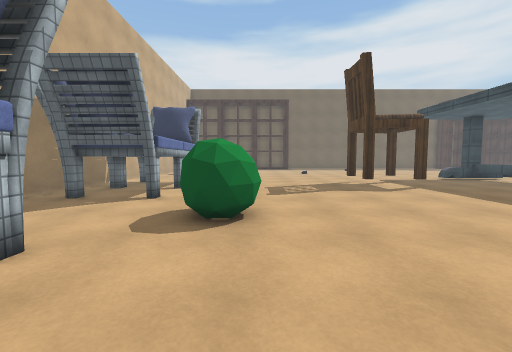
[1] (above)

24 first-person views from a walk through a Unity game level. The camera is 1.3 m above the floor, tilts 4° down and sees 90° across. The floor is counted in squares, 1 m on a side. Each view is taken from the middle of a square. On the plan, view 1 faces up. The plan holds only what a view shows up to about 13 squares ahead; the rest is blank. The place goes on beyond the plan. The player is left out. Some surface patterns are stand-ins.

[2]
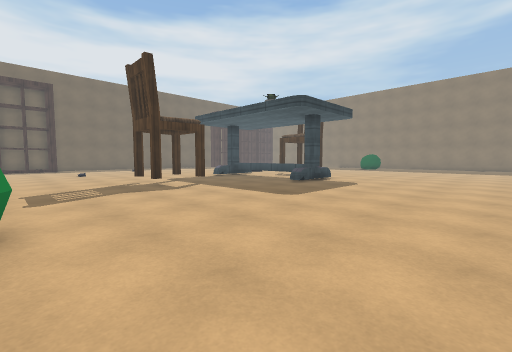

[3]
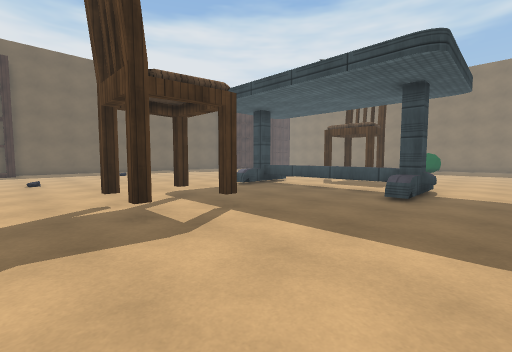

[4]
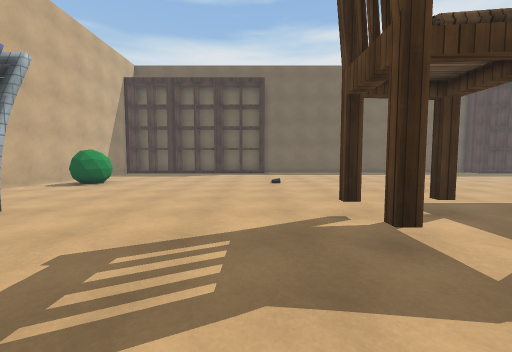

[5]
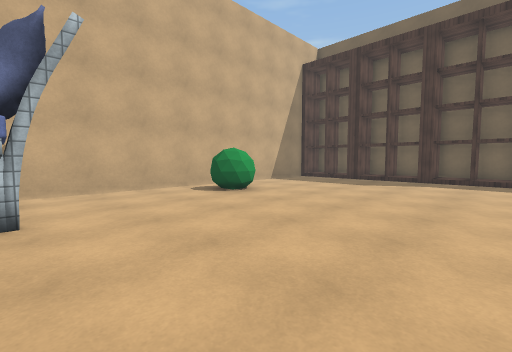

[6]
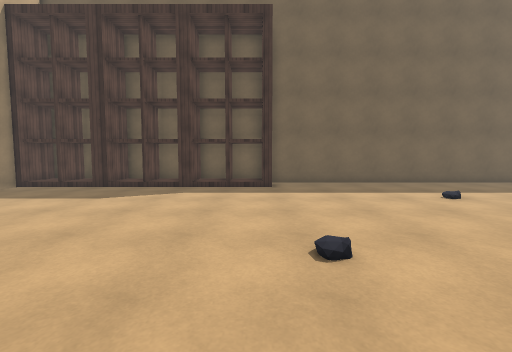

[7]
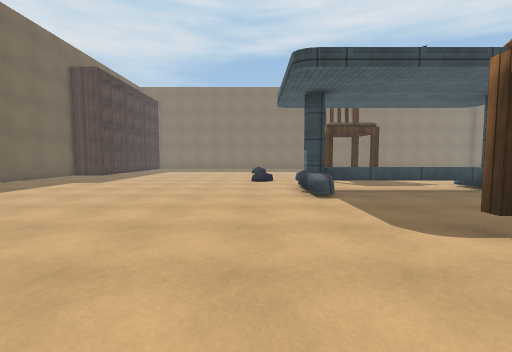

[8]
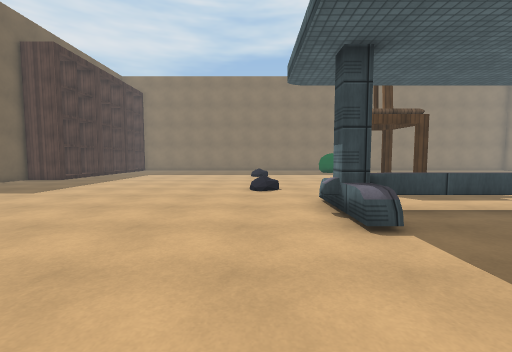

[9]
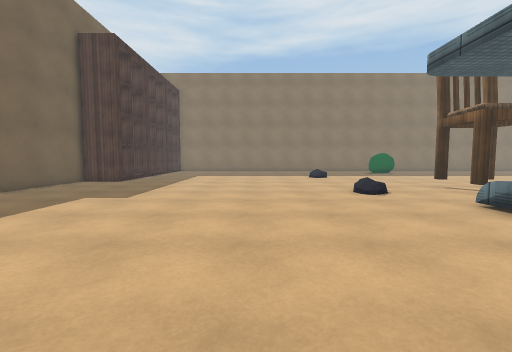

[10]
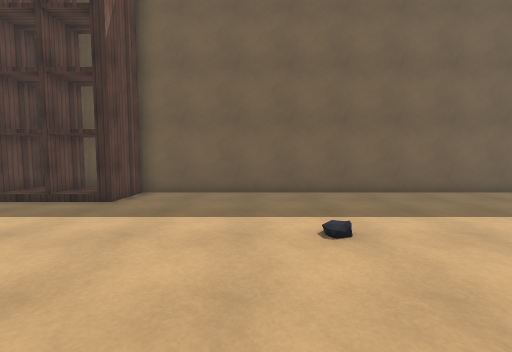

[11]
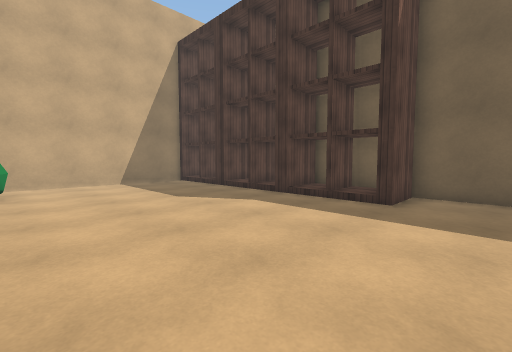

[12]
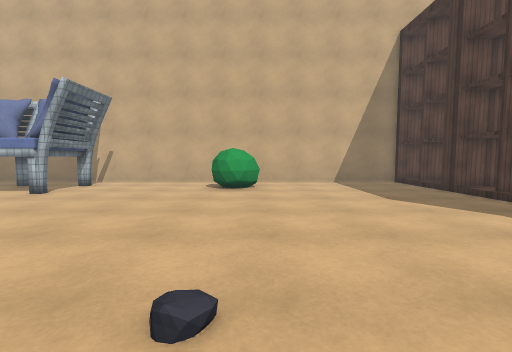

[13]
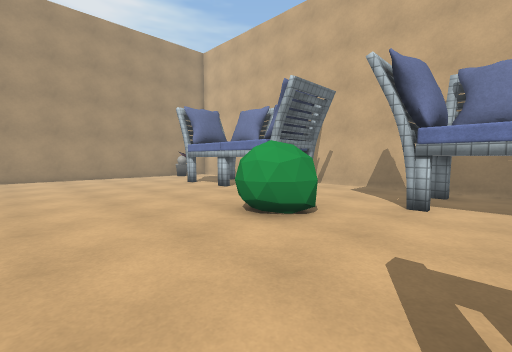

[14]
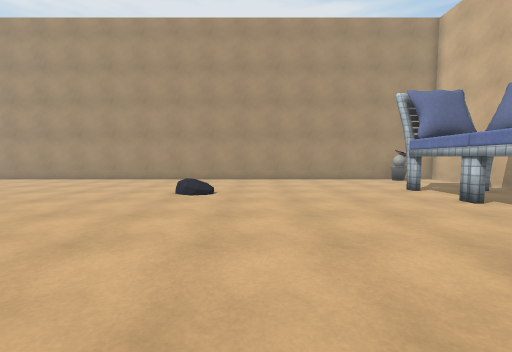

[15]
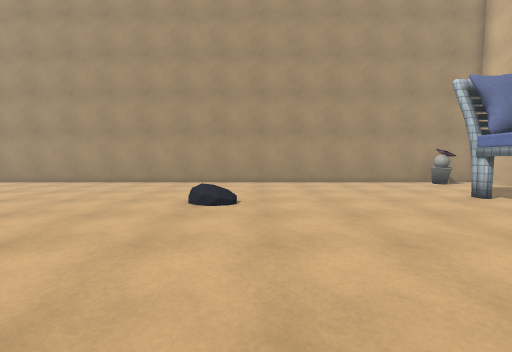

[16]
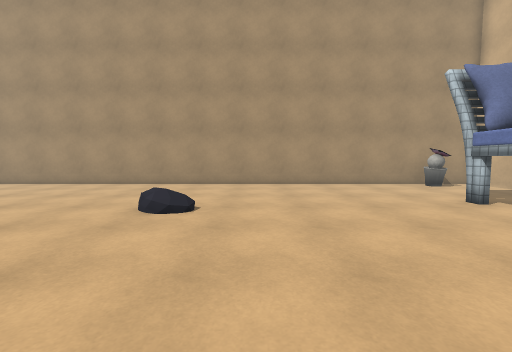

[17]
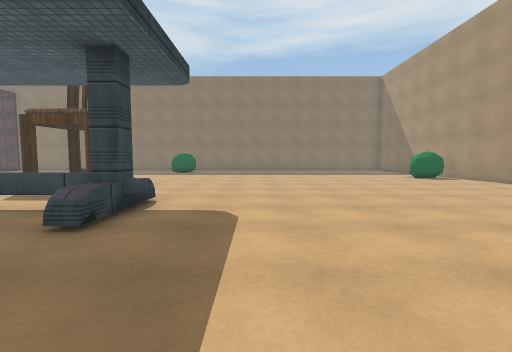

[18]
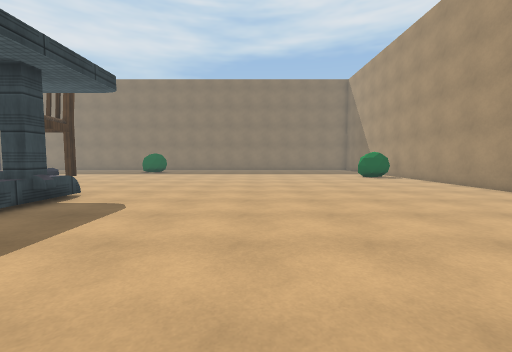

[19]
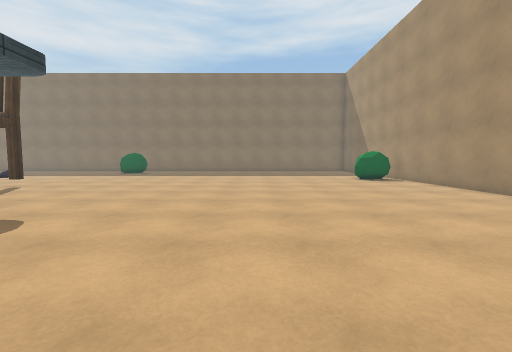

[20]
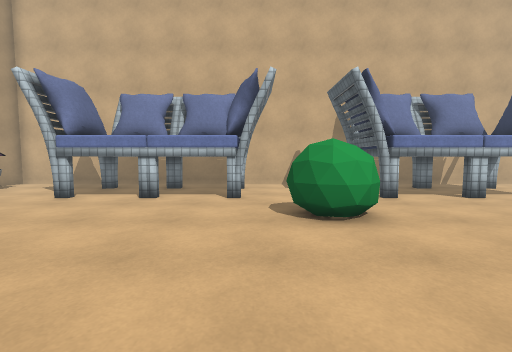

[21]
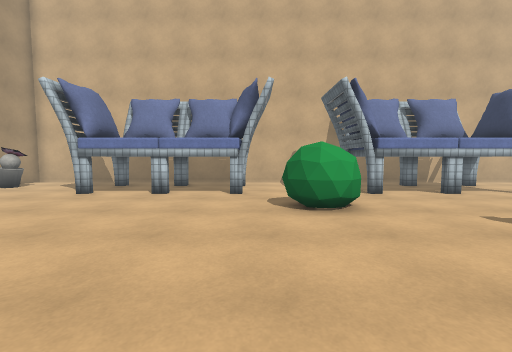

[22]
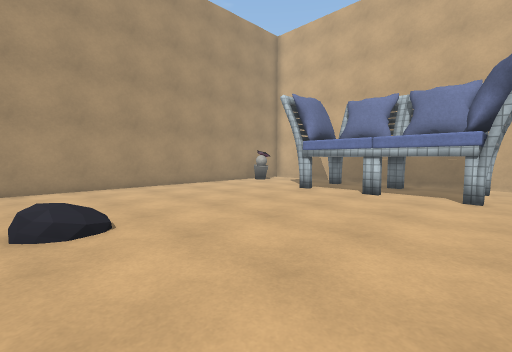

[23]
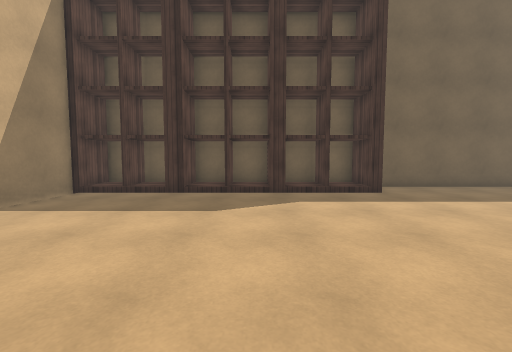

[24]
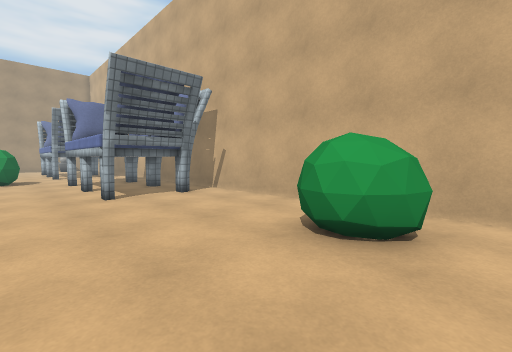

### Floor plan
Key: @ floor where view 1 was taken; # wall or solid block; . floor; / step, stairs or slope; = window, fence, low wall or low ledge; ^ raised ledge; C chair; T thing the floor can be seen under or through; S shelf; P pot; O other object.
Columns run from 8 left of view 1 to 21 right of it. Each row starts with its distance up from view 1.
 32 ##############################
 31 # S S S S SSS.................
 30 S S S S S SSS.................
 29 #.............................
 28 #.............................
 27 #.............................
 26 #.............................
 25 #.............................
 24 #.............................
 23 #.............................
 22 #.OO..........................
 21 #.OO..........................
 20 #.OO..........................
 19 #.............................
 18 #.........................O...
 17 #...........................
 16 #...................^#^......
 15 #....................=  ......
 14 #.####.......#.C.....=...C.#..
 13 #.#  #...............=........
 12 #.#  #.......#.......=...C.#..
 11 #.####.........#.....=........
 10 #.O ##...............=........
  9 #.O ##..............^#^.......
  8 #.#OO#..............^#^.......
  7 #......O......................
  6 #.....OOO.....................
  5 #......OO.....................
  4 #.............................
  3 #.O TT........................
  2 #.   T........................
  1 #.T TT........................
  0 #.#  T..@.....................
 -1 #    T.......//...............
 -2 #.O TT.......//...............
 -3 #.............................
 -4 #.............................
 -5 #.............................
 -6 #.............................
 -7 #.PP..........................
 -8 ##############################

Positions as (right, up) in squares from view 1, and headings:
1: (0, 0), facing up
2: (0, 0), facing up-right
3: (3, 6), facing up-right
4: (3, 8), facing up
5: (3, 14), facing up-left
6: (3, 18), facing up
7: (3, 18), facing right
8: (7, 18), facing right
9: (8, 22), facing right
10: (8, 22), facing up
11: (6, 22), facing up-left
12: (6, 22), facing left
13: (4, 10), facing down-left
14: (3, 8), facing down
15: (4, 6), facing down
16: (3, 5), facing down
17: (7, 5), facing right
18: (6, 2), facing right
19: (8, 1), facing right
20: (5, 4), facing left
21: (6, 4), facing left
22: (6, 4), facing down-left
23: (-1, 20), facing up
24: (-1, 23), facing down-left
